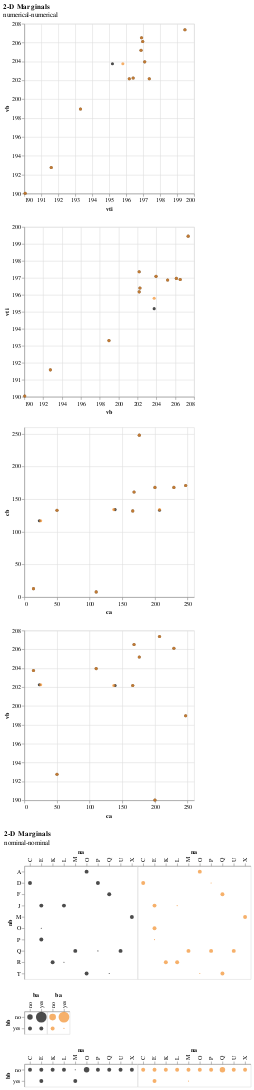

Source (notebook cell):
### Code cell
nn = plot_comparisons_2d_numerical_numerical(odf,sdf,[['vti','vb'],['vb','vti'],['ca','cb'],['ca','vb']])
cc = plot_comparisons_2d_categorical_categorical(odf,sdf,[['na','nb'],['ba','bb'],['na','bb']])
nn & cc

### Figure 1 — Vega-Lite specification as saved in the notebook (floating-point values rounded to 4 significant figures)
{"config": {"view": {"continuousWidth": 300, "continuousHeight": 300}}, "vconcat": [{"layer": [{"data": {"name": "data-03dec09ffeeb3f7cb4917e11bc0c7fbf"}, "mark": {"type": "point", "filled": true}, "encoding": {"color": {"value": "#000000"}, "x": {"field": "vti", "scale": {"zero": false}, "type": "quantitative"}, "y": {"field": "vb", "scale": {"zero": false}, "type": "quantitative"}}, "transform": [{"filter": "(datum.plot_data_source === 'observed')"}]}, {"data": {"name": "data-03dec09ffeeb3f7cb4917e11bc0c7fbf"}, "mark": {"type": "point", "filled": true}, "encoding": {"color": {"value": "#f28e2b"}, "x": {"field": "vti", "scale": {"zero": false}, "type": "quantitative"}, "y": {"field": "vb", "scale": {"zero": false}, "type": "quantitative"}}, "transform": [{"filter": "(datum.plot_data_source === 'synthetic')"}]}]}, {"layer": [{"data": {"name": "data-03dec09ffeeb3f7cb4917e11bc0c7fbf"}, "mark": {"type": "point", "filled": true}, "encoding": {"color": {"value": "#000000"}, "x": {"field": "vb", "scale": {"zero": false}, "type": "quantitative"}, "y": {"field": "vti", "scale": {"zero": false}, "type": "quantitative"}}, "transform": [{"filter": "(datum.plot_data_source === 'observed')"}]}, {"data": {"name": "data-03dec09ffeeb3f7cb4917e11bc0c7fbf"}, "mark": {"type": "point", "filled": true}, "encoding": {"color": {"value": "#f28e2b"}, "x": {"field": "vb", "scale": {"zero": false}, "type": "quantitative"}, "y": {"field": "vti", "scale": {"zero": false}, "type": "quantitative"}}, "transform": [{"filter": "(datum.plot_data_source === 'synthetic')"}]}]}, {"layer": [{"data": {"name": "data-85c3b13343295f8a8b793dc0a8e6c295"}, "mark": {"type": "point", "filled": true}, "encoding": {"color": {"value": "#000000"}, "x": {"field": "ca", "scale": {"zero": false}, "type": "quantitative"}, "y": {"field": "cb", "scale": {"zero": false}, "type": "quantitative"}}, "transform": [{"filter": "(datum.plot_data_source === 'observed')"}]}, {"data": {"name": "data-85c3b13343295f8a8b793dc0a8e6c295"}, "mark": {"type": "point", "filled": true}, "encoding": {"color": {"value": "#f28e2b"}, "x": {"field": "ca", "scale": {"zero": false}, "type": "quantitative"}, "y": {"field": "cb", "scale": {"zero": false}, "type": "quantitative"}}, "transform": [{"filter": "(datum.plot_data_source === 'synthetic')"}]}]}, {"layer": [{"data": {"name": "data-ebea90dc398cb411574b38e982c4ecaf"}, "mark": {"type": "point", "filled": true}, "encoding": {"color": {"value": "#000000"}, "x": {"field": "ca", "scale": {"zero": false}, "type": "quantitative"}, "y": {"field": "vb", "scale": {"zero": false}, "type": "quantitative"}}, "transform": [{"filter": "(datum.plot_data_source === 'observed')"}]}, {"data": {"name": "data-ebea90dc398cb411574b38e982c4ecaf"}, "mark": {"type": "point", "filled": true}, "encoding": {"color": {"value": "#f28e2b"}, "x": {"field": "ca", "scale": {"zero": false}, "type": "quantitative"}, "y": {"field": "vb", "scale": {"zero": false}, "type": "quantitative"}}, "transform": [{"filter": "(datum.plot_data_source === 'synthetic')"}]}]}, {"vconcat": [{"hconcat": [{"data": {"name": "data-288eba6cccda7e743a48ae88612a9580"}, "mark": {"type": "circle"}, "encoding": {"color": {"value": "#000000"}, "size": {"field": "Normalized frequency", "legend": null, "type": "quantitative"}, "x": {"axis": {"orient": "top"}, "field": "na", "type": "nominal"}, "y": {"field": "nb", "type": "nominal"}}, "transform": [{"filter": "(datum.Source === 'observed')"}]}, {"data": {"name": "data-288eba6cccda7e743a48ae88612a9580"}, "mark": {"type": "circle"}, "encoding": {"color": {"value": "#f28e2b"}, "size": {"field": "Normalized frequency", "legend": null, "type": "quantitative"}, "x": {"axis": {"orient": "top"}, "field": "na", "type": "nominal"}, "y": {"axis": null, "field": "nb", "type": "nominal"}}, "transform": [{"filter": "(datum.Source === 'synthetic')"}]}], "bounds": "flush", "resolve": {"scale": {"color": "independent"}}, "spacing": 0}, {"hconcat": [{"data": {"name": "data-230e3326473bb704c27901da59675bca"}, "mark": {"type": "circle"}, "encoding": {"color": {"value": "#000000"}, "size": {"field": "Normalized frequency", "legend": null, "type": "quantitative"}, "x": {"axis": {"orient": "top"}, "field": "ba", "type": "nominal"}, "y": {"field": "bb", "type": "nominal"}}, "transform": [{"filter": "(datum.Source === 'observed')"}]}, {"data": {"name": "data-230e3326473bb704c27901da59675bca"}, "mark": {"type": "circle"}, "encoding": {"color": {"value": "#f28e2b"}, "size": {"field": "Normalized frequency", "legend": null, "type": "quantitative"}, "x": {"axis": {"orient": "top"}, "field": "ba", "type": "nominal"}, "y": {"axis": null, "field": "bb", "type": "nominal"}}, "transform": [{"filter": "(datum.Source === 'synthetic')"}]}], "bounds": "flush", "resolve": {"scale": {"color": "independent"}}, "spacing": 0}, {"hconcat": [{"data": {"name": "data-ce4a26b12e2a8dcfab2fd1cbaa63bc7a"}, "mark": {"type": "circle"}, "encoding": {"color": {"value": "#000000"}, "size": {"field": "Normalized frequency", "legend": null, "type": "quantitative"}, "x": {"axis": {"orient": "top"}, "field": "na", "type": "nominal"}, "y": {"field": "bb", "type": "nominal"}}, "transform": [{"filter": "(datum.Source === 'observed')"}]}, {"data": {"name": "data-ce4a26b12e2a8dcfab2fd1cbaa63bc7a"}, "mark": {"type": "circle"}, "encoding": {"color": {"value": "#f28e2b"}, "size": {"field": "Normalized frequency", "legend": null, "type": "quantitative"}, "x": {"axis": {"orient": "top"}, "field": "na", "type": "nominal"}, "y": {"axis": null, "field": "bb", "type": "nominal"}}, "transform": [{"filter": "(datum.Source === 'synthetic')"}]}], "bounds": "flush", "resolve": {"scale": {"color": "independent"}}, "spacing": 0}], "resolve": {"scale": {"color": "independent"}}, "title": {"text": "2-D Marginals", "subtitle": "nominal-nominal"}}], "resolve": {"scale": {"color": "independent"}}, "title": {"text": "2-D Marginals", "subtitle": "numerical-numerical"}, "$schema": "https://vega.github.io/schema/vega-lite/v5.20.1.json", "datasets": {"data-03dec09ffeeb3f7cb4917e11bc0c7fbf": [{"vb": 190.0, "vti": 190.0, "plot_data_source": "observed"}, {"vb": 192.8, "vti": 191.6, "plot_data_source": "observed"}, {"vb": 199.0, "vti": 193.3, "plot_data_source": "observed"}, {"vb": 202.3, "vti": 196.4, "plot_data_source": "observed"}, {"vb": 202.2, "vti": 197.4, "plot_data_source": "observed"}, {"vb": 202.2, "vti": 196.2, "plot_data_source": "observed"}, {"vb": 205.2, "vti": 196.9, "plot_data_source": "observed"}, {"vb": 204.0, "vti": 197.1, "plot_data_source": "observed"}, {"vb": 206.5, "vti": 196.9, "plot_data_source": "observed"}, {"vb": 203.8, "vti": 195.2, "plot_data_source": "observed"}, {"vb": 206.1, "vti": 197.0, "plot_data_source": "observed"}, {"vb": 207.4, "vti": 199.5, "plot_data_source": "observed"}, {"vb": 190.0, "vti": 190.0, "plot_data_source": "synthetic"}, {"vb": 192.8, "vti": 191.6, "plot_data_source": "synthetic"}, {"vb": 199.0, "vti": 193.3, "plot_data_source": "synthetic"}, {"vb": 202.3, "vti": 196.4, "plot_data_source": "synthetic"}, {"vb": 202.2, "vti": 197.4, "plot_data_source": "synthetic"}, {"vb": 202.2, "vti": 196.2, "plot_data_source": "synthetic"}, {"vb": 205.2, "vti": 196.9, "plot_data_source": "synthetic"}, {"vb": 204.0, "vti": 197.1, "plot_data_source": "synthetic"}, {"vb": 206.5, "vti": 196.9, "plot_data_source": "synthetic"}, {"vb": 203.8, "vti": 195.8, "plot_data_source": "synthetic"}, {"vb": 206.1, "vti": 197.0, "plot_data_source": "synthetic"}, {"vb": 207.4, "vti": 199.5, "plot_data_source": "synthetic"}], "data-85c3b13343295f8a8b793dc0a8e6c295": [{"ca": 200, "cb": 168, "plot_data_source": "observed"}, {"ca": 50, "cb": 133, "plot_data_source": "observed"}, {"ca": 247, "cb": 171, "plot_data_source": "observed"}, {"ca": 23, "cb": 117, "plot_data_source": "observed"}, {"ca": 139, "cb": 134, "plot_data_source": "observed"}, {"ca": 166, "cb": 132, "plot_data_source": "observed"}, {"ca": 176, "cb": 248, "plot_data_source": "observed"}, {"ca": 110, "cb": 8, "plot_data_source": "observed"}, {"ca": 168, "cb": 161, "plot_data_source": "observed"}, {"ca": 14, "cb": 13, "plot_data_source": "observed"}, {"ca": 229, "cb": 168, "plot_data_source": "observed"}, {"ca": 207, "cb": 133, "plot_data_source": "observed"}, {"ca": 200, "cb": 168, "plot_data_source": "synthetic"}, {"ca": 50, "cb": 133, "plot_data_source": "synthetic"}, {"ca": 247, "cb": 171, "plot_data_source": "synthetic"}, {"ca": 25, "cb": 117, "plot_data_source": "synthetic"}, {"ca": 137, "cb": 134, "plot_data_source": "synthetic"}, {"ca": 166, "cb": 132, "plot_data_source": "synthetic"}, {"ca": 176, "cb": 248, "plot_data_source": "synthetic"}, {"ca": 110, "cb": 8, "plot_data_source": "synthetic"}, {"ca": 168, "cb": 161, "plot_data_source": "synthetic"}, {"ca": 14, "cb": 13, "plot_data_source": "synthetic"}, {"ca": 229, "cb": 168, "plot_data_source": "synthetic"}, {"ca": 207, "cb": 134, "plot_data_source": "synthetic"}], "data-ebea90dc398cb411574b38e982c4ecaf": [{"ca": 200, "vb": 190.0, "plot_data_source": "observed"}, {"ca": 50, "vb": 192.8, "plot_data_source": "observed"}, {"ca": 247, "vb": 199.0, "plot_data_source": "observed"}, {"ca": 23, "vb": 202.3, "plot_data_source": "observed"}, {"ca": 139, "vb": 202.2, "plot_data_source": "observed"}, {"ca": 166, "vb": 202.2, "plot_data_source": "observed"}, {"ca": 176, "vb": 205.2, "plot_data_source": "observed"}, {"ca": 110, "vb": 204.0, "plot_data_source": "observed"}, {"ca": 168, "vb": 206.5, "plot_data_source": "observed"}, {"ca": 14, "vb": 203.8, "plot_data_source": "observed"}, {"ca": 229, "vb": 206.1, "plot_data_source": "observed"}, {"ca": 207, "vb": 207.4, "plot_data_source": "observed"}, {"ca": 200, "vb": 190.0, "plot_data_source": "synthetic"}, {"ca": 50, "vb": 192.8, "plot_data_source": "synthetic"}, {"ca": 247, "vb": 199.0, "plot_data_source": "synthetic"}, {"ca": 25, "vb": 202.3, "plot_data_source": "synthetic"}, {"ca": 137, "vb": 202.2, "plot_data_source": "synthetic"}, {"ca": 166, "vb": 202.2, "plot_data_source": "synthetic"}, {"ca": 176, "vb": 205.2, "plot_data_source": "synthetic"}, {"ca": 110, "vb": 204.0, "plot_data_source": "synthetic"}, {"ca": 168, "vb": 206.5, "plot_data_source": "synthetic"}, {"ca": 14, "vb": 203.8, "plot_data_source": "synthetic"}, {"ca": 229, "vb": 206.1, "plot_data_source": "synthetic"}, {"ca": 207, "vb": 207.4, "plot_data_source": "synthetic"}], "data-288eba6cccda7e743a48ae88612a9580": [{"na": "C", "nb": "D", "Normalized frequency": 0.08333, "Source": "synthetic"}, {"na": "C", "nb": "D", "Normalized frequency": 0.08333, "Source": "observed"}, {"na": "E", "nb": "J", "Normalized frequency": 0.08333, "Source": "observed"}, {"na": "E", "nb": "J", "Normalized frequency": 0.08333, "Source": "synthetic"}, {"na": "E", "nb": "O", "Normalized frequency": 0.08333, "Source": "synthetic"}, {"na": "E", "nb": "O", "Normalized frequency": 0.0, "Source": "observed"}, {"na": "E", "nb": "P", "Normalized frequency": 0.08333, "Source": "observed"}, {"na": "E", "nb": "P", "Normalized frequency": 0.0, "Source": "synthetic"}, {"na": "K", "nb": "R", "Normalized frequency": 0.08333, "Source": "observed"}, {"na": "K", "nb": "R", "Normalized frequency": 0.08333, "Source": "synthetic"}, {"na": "L", "nb": "J", "Normalized frequency": 0.0, "Source": "synthetic"}, {"na": "L", "nb": "J", "Normalized frequency": 0.08333, "Source": "observed"}, {"na": "L", "nb": "R", "Normalized frequency": 0.08333, "Source": "synthetic"}, {"na": "L", "nb": "R", "Normalized frequency": 0.0, "Source": "observed"}, {"na": "M", "nb": "Q", "Normalized frequency": 0.08333, "Source": "synthetic"}, {"na": "M", "nb": "Q", "Normalized frequency": 0.08333, "Source": "observed"}, {"na": "O", "nb": "A", "Normalized frequency": 0.08333, "Source": "observed"}, {"na": "O", "nb": "A", "Normalized frequency": 0.08333, "Source": "synthetic"}, {"na": "O", "nb": "T", "Normalized frequency": 0.08333, "Source": "observed"}, {"na": "O", "nb": "T", "Normalized frequency": 0.0, "Source": "synthetic"}, {"na": "P", "nb": "D", "Normalized frequency": 0.08333, "Source": "observed"}, {"na": "P", "nb": "D", "Normalized frequency": 0.0, "Source": "synthetic"}, {"na": "P", "nb": "Q", "Normalized frequency": 0.0, "Source": "observed"}, {"na": "P", "nb": "Q", "Normalized frequency": 0.08333, "Source": "synthetic"}, {"na": "Q", "nb": "F", "Normalized frequency": 0.08333, "Source": "synthetic"}, {"na": "Q", "nb": "F", "Normalized frequency": 0.08333, "Source": "observed"}, {"na": "Q", "nb": "T", "Normalized frequency": 0.0, "Source": "observed"}, {"na": "Q", "nb": "T", "Normalized frequency": 0.08333, "Source": "synthetic"}, {"na": "U", "nb": "Q", "Normalized frequency": 0.08333, "Source": "synthetic"}, {"na": "U", "nb": "Q", "Normalized frequency": 0.08333, "Source": "observed"}, {"na": "X", "nb": "M", "Normalized frequency": 0.08333, "Source": "synthetic"}, {"na": "X", "nb": "M", "Normalized frequency": 0.08333, "Source": "observed"}], "data-230e3326473bb704c27901da59675bca": [{"ba": "no", "bb": "no", "Normalized frequency": 0.1667, "Source": "observed"}, {"ba": "no", "bb": "no", "Normalized frequency": 0.25, "Source": "synthetic"}, {"ba": "no", "bb": "yes", "Normalized frequency": 0.08333, "Source": "observed"}, {"ba": "no", "bb": "yes", "Normalized frequency": 0.08333, "Source": "synthetic"}, {"ba": "yes", "bb": "no", "Normalized frequency": 0.6667, "Source": "observed"}, {"ba": "yes", "bb": "no", "Normalized frequency": 0.6667, "Source": "synthetic"}, {"ba": "yes", "bb": "yes", "Normalized frequency": 0.08333, "Source": "observed"}, {"ba": "yes", "bb": "yes", "Normalized frequency": 0.0, "Source": "synthetic"}], "data-ce4a26b12e2a8dcfab2fd1cbaa63bc7a": [{"na": "C", "bb": "no", "Normalized frequency": 0.08333, "Source": "observed"}, {"na": "C", "bb": "no", "Normalized frequency": 0.08333, "Source": "synthetic"}, {"na": "E", "bb": "no", "Normalized frequency": 0.08333, "Source": "synthetic"}, {"na": "E", "bb": "no", "Normalized frequency": 0.08333, "Source": "observed"}, {"na": "E", "bb": "yes", "Normalized frequency": 0.08333, "Source": "synthetic"}, {"na": "E", "bb": "yes", "Normalized frequency": 0.08333, "Source": "observed"}, {"na": "K", "bb": "no", "Normalized frequency": 0.08333, "Source": "observed"}, {"na": "K", "bb": "no", "Normalized frequency": 0.08333, "Source": "synthetic"}, {"na": "L", "bb": "no", "Normalized frequency": 0.08333, "Source": "observed"}, {"na": "L", "bb": "no", "Normalized frequency": 0.08333, "Source": "synthetic"}, {"na": "M", "bb": "no", "Normalized frequency": 0.0, "Source": "observed"}, {"na": "M", "bb": "no", "Normalized frequency": 0.08333, "Source": "synthetic"}, {"na": "M", "bb": "yes", "Normalized frequency": 0.08333, "Source": "observed"}, {"na": "M", "bb": "yes", "Normalized frequency": 0.0, "Source": "synthetic"}, {"na": "O", "bb": "no", "Normalized frequency": 0.08333, "Source": "synthetic"}, {"na": "O", "bb": "no", "Normalized frequency": 0.1667, "Source": "observed"}, {"na": "P", "bb": "no", "Normalized frequency": 0.08333, "Source": "observed"}, {"na": "P", "bb": "no", "Normalized frequency": 0.08333, "Source": "synthetic"}, {"na": "Q", "bb": "no", "Normalized frequency": 0.1667, "Source": "synthetic"}, {"na": "Q", "bb": "no", "Normalized frequency": 0.08333, "Source": "observed"}, {"na": "U", "bb": "no", "Normalized frequency": 0.08333, "Source": "synthetic"}, {"na": "U", "bb": "no", "Normalized frequency": 0.08333, "Source": "observed"}, {"na": "X", "bb": "no", "Normalized frequency": 0.08333, "Source": "synthetic"}, {"na": "X", "bb": "no", "Normalized frequency": 0.08333, "Source": "observed"}]}}
